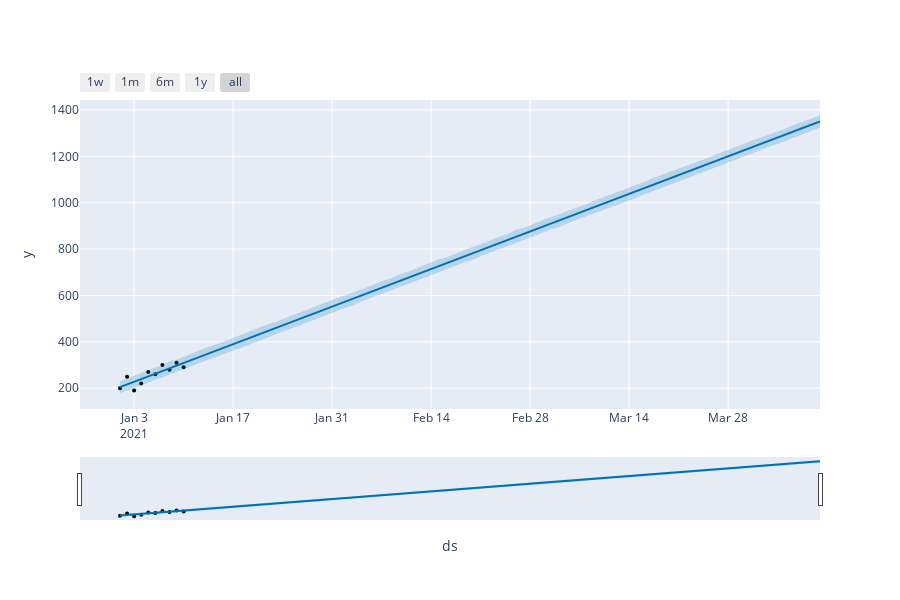

Source (notebook cell):
### Code cell
from prophet.plot import plot_plotly, plot_components_plotly

# Step 10A: Interactive forecast plot
fig1 = plot_plotly(model, forecast)
fig1.show()
